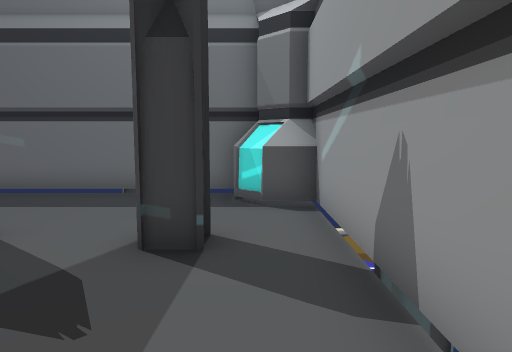
View 1 (above)

12 first-person views from a walk through a scene from a Unity 3-D project. The camera is 1.3 m above the floor, tilts 6° down and sees 70° across. The floor is counted in squares, 1 m on a side. Each view is taken from the middle of a square. On the plan, view 1 faces up. The plan holds only what a view shows up to about 15 squares ahead; the rest is blank. The place goes on beyond the plan.

View 2
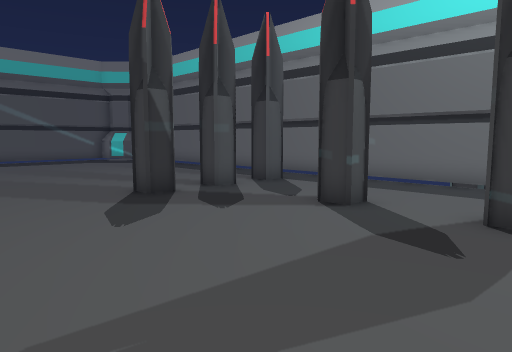

View 3
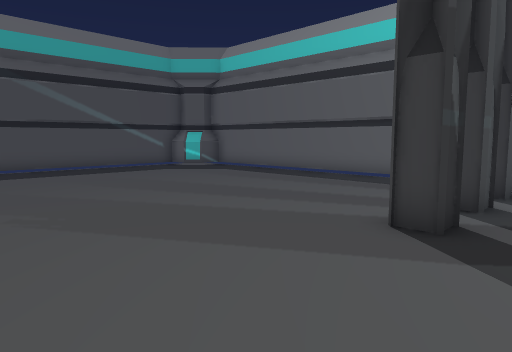

View 4
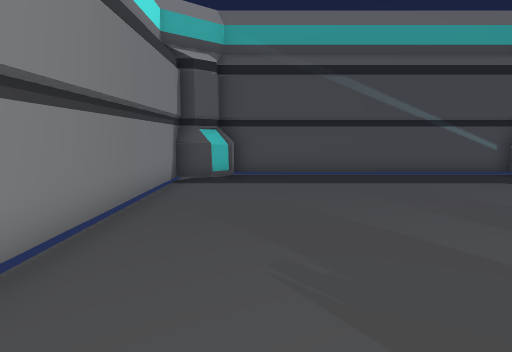

View 5
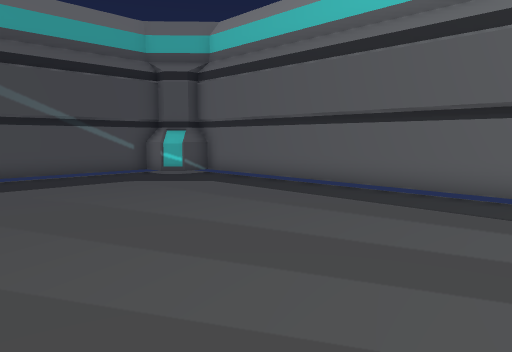

View 6
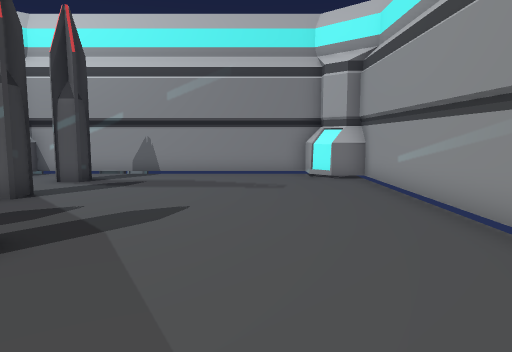

View 7
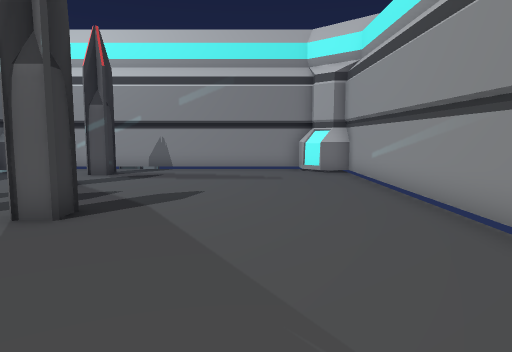

View 8
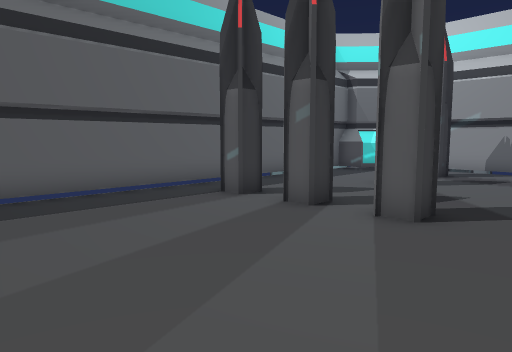

View 9
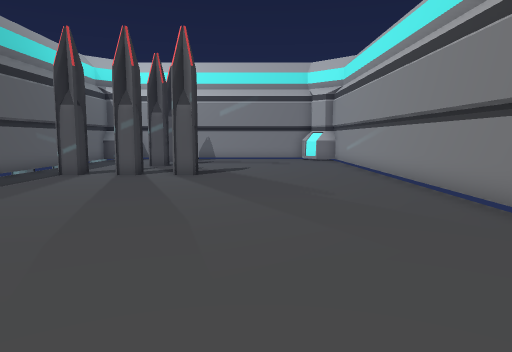

View 10
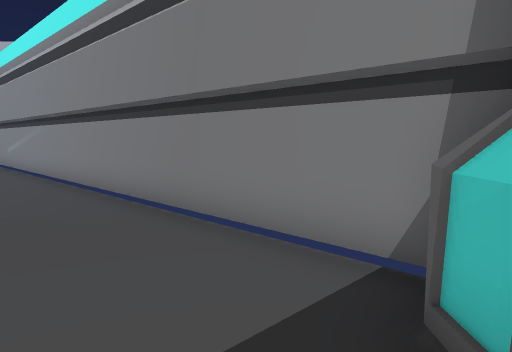

View 11
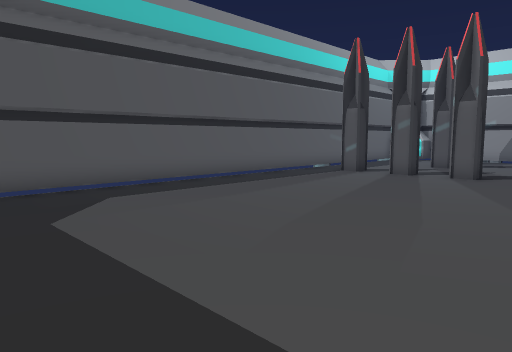

View 12
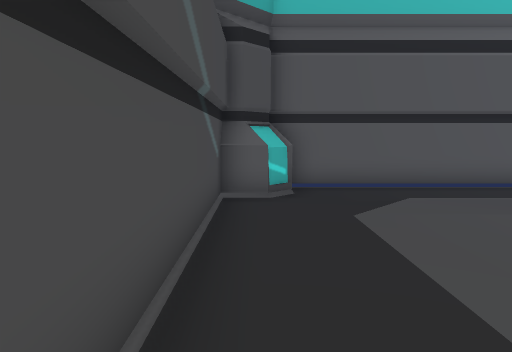

### Floor plan
Points are (right, up) in squares from view 1. A wall is a line through its corners. A room is listed if a view was taken in it or the views show most of it. See-through windows are left out.
Room 1 (views 1, 2, 3, 4, 5, 6, 7, 8, 9, 10, 11, 12)
walls: (-3.4, 8.6) (-20.6, 8.6) (-20.6, 7.9); (-0.5, -4.5) (-0.5, -3.5) (0.2, -2.8); (-20.2, -3.4) (-20.2, -4.5); (-20.2, 7.6) (-20.9, 6.9) (-21.9, 6.9); (0.4, -3.3) (0.1, -2.8) (1.1, -2.8); (-0.2, -4.4) (-0.2, -3.6); (0.6, 7.4) (0.1, 7.9) (-0.5, 7.6) (-0.5, 8.5); (-20.9, -2.8) (-20.3, -3.3); (-20.6, -3.6) (-20.3, -3.4) (-20.3, -4.5); (-20.6, -3.7) (-20.6, -4.4) (0.1, -4.4) (0.1, -3.9) (0.6, -3.3); (-20.2, 8.6) (-20.2, 7.7); (1.2, 6.9) (0.2, 6.9) (-0.5, 7.6); (-20.3, 8.6) (-20.3, 7.7); (-20.7, 8) (-21.3, 7.4); (1.1, -3.4) (1.1, 7.5); (-21.4, -2.8) (-20.9, -2.8) (-21.2, -3.4) (-20.7, -3.9); (-21.8, 7.5) (-21.8, -3.2)
objects: other object (-8, 2) to (-8, 3); other object (-8, 4) to (-8, 5); other object (-8, 6) to (-8, 7); other object (-4, 4) to (-4, 5); other object (-3, 9) to (-3, 10); other object (-1, 4) to (-1, 5)

Positions as (right, up) in squares from view 1, and headings:
1: (0, 0), facing up
2: (0, -2), facing up-left
3: (-6, -3), facing up-left
4: (-9, -2), facing left
5: (-9, 0), facing up-left
6: (-12, -1), facing right
7: (-14, -1), facing right
8: (-14, 0), facing up-right
9: (-21, 0), facing right
10: (-21, -1), facing down-right
11: (-21, -1), facing up-right
12: (-21, -1), facing up
